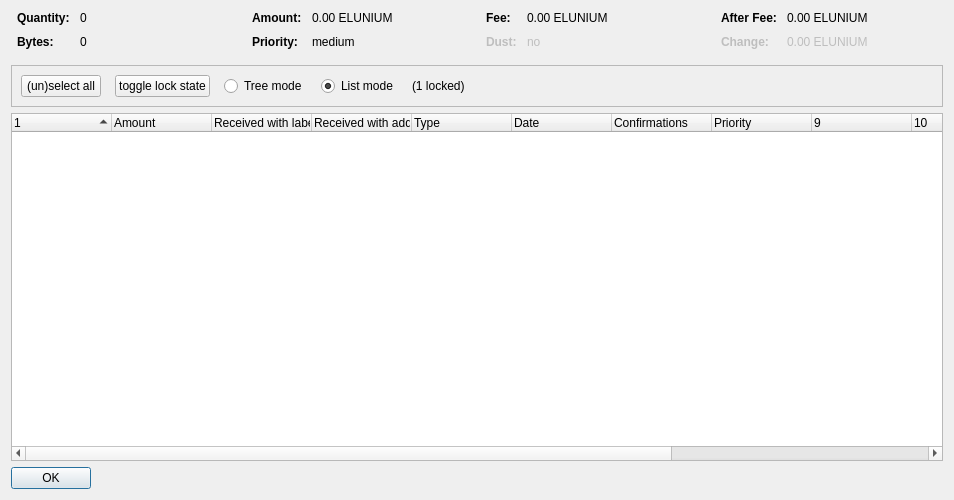
<?xml version="1.0" encoding="UTF-8"?>
<ui version="4.0">
 <class>CoinControlDialog</class>
 <widget class="QDialog" name="CoinControlDialog">
  <property name="geometry">
   <rect>
    <x>0</x>
    <y>0</y>
    <width>954</width>
    <height>500</height>
   </rect>
  </property>
  <property name="windowTitle">
   <string>Coin Selection</string>
  </property>
  <layout class="QVBoxLayout" name="verticalLayout">
   <item>
    <layout class="QHBoxLayout" name="horizontalLayoutTop" stretch="0,0,0,0">
     <property name="topMargin">
      <number>0</number>
     </property>
     <property name="bottomMargin">
      <number>10</number>
     </property>
     <item>
      <layout class="QFormLayout" name="formLayoutCoinControl1">
       <property name="horizontalSpacing">
        <number>10</number>
       </property>
       <property name="verticalSpacing">
        <number>10</number>
       </property>
       <property name="leftMargin">
        <number>6</number>
       </property>
       <property name="rightMargin">
        <number>6</number>
       </property>
       <item row="0" column="0">
        <widget class="QLabel" name="labelCoinControlQuantityText">
         <property name="font">
          <font>
           <weight>75</weight>
           <bold>true</bold>
          </font>
         </property>
         <property name="text">
          <string>Quantity:</string>
         </property>
        </widget>
       </item>
       <item row="0" column="1">
        <widget class="QLabel" name="labelCoinControlQuantity">
         <property name="cursor">
          <cursorShape>IBeamCursor</cursorShape>
         </property>
         <property name="contextMenuPolicy">
          <enum>Qt::ActionsContextMenu</enum>
         </property>
         <property name="text">
          <string notr="true">0</string>
         </property>
         <property name="textInteractionFlags">
          <set>Qt::LinksAccessibleByMouse|Qt::TextSelectableByKeyboard|Qt::TextSelectableByMouse</set>
         </property>
        </widget>
       </item>
       <item row="1" column="0">
        <widget class="QLabel" name="labelCoinControlBytesText">
         <property name="font">
          <font>
           <weight>75</weight>
           <bold>true</bold>
          </font>
         </property>
         <property name="text">
          <string>Bytes:</string>
         </property>
        </widget>
       </item>
       <item row="1" column="1">
        <widget class="QLabel" name="labelCoinControlBytes">
         <property name="cursor">
          <cursorShape>IBeamCursor</cursorShape>
         </property>
         <property name="contextMenuPolicy">
          <enum>Qt::ActionsContextMenu</enum>
         </property>
         <property name="text">
          <string notr="true">0</string>
         </property>
         <property name="textInteractionFlags">
          <set>Qt::LinksAccessibleByMouse|Qt::TextSelectableByKeyboard|Qt::TextSelectableByMouse</set>
         </property>
        </widget>
       </item>
      </layout>
     </item>
     <item>
      <layout class="QFormLayout" name="formLayoutCoinControl2">
       <property name="horizontalSpacing">
        <number>10</number>
       </property>
       <property name="verticalSpacing">
        <number>10</number>
       </property>
       <property name="leftMargin">
        <number>6</number>
       </property>
       <property name="rightMargin">
        <number>6</number>
       </property>
       <item row="0" column="0">
        <widget class="QLabel" name="labelCoinControlAmountText">
         <property name="font">
          <font>
           <weight>75</weight>
           <bold>true</bold>
          </font>
         </property>
         <property name="text">
          <string>Amount:</string>
         </property>
        </widget>
       </item>
       <item row="0" column="1">
        <widget class="QLabel" name="labelCoinControlAmount">
         <property name="cursor">
          <cursorShape>IBeamCursor</cursorShape>
         </property>
         <property name="contextMenuPolicy">
          <enum>Qt::ActionsContextMenu</enum>
         </property>
         <property name="text">
          <string notr="true">0.00 ELUNIUM</string>
         </property>
         <property name="textInteractionFlags">
          <set>Qt::LinksAccessibleByMouse|Qt::TextSelectableByKeyboard|Qt::TextSelectableByMouse</set>
         </property>
        </widget>
       </item>
       <item row="1" column="0">
        <widget class="QLabel" name="labelCoinControlPriorityText">
         <property name="font">
          <font>
           <weight>75</weight>
           <bold>true</bold>
          </font>
         </property>
         <property name="text">
          <string>Priority:</string>
         </property>
        </widget>
       </item>
       <item row="1" column="1">
        <widget class="QLabel" name="labelCoinControlPriority">
         <property name="cursor">
          <cursorShape>IBeamCursor</cursorShape>
         </property>
         <property name="contextMenuPolicy">
          <enum>Qt::ActionsContextMenu</enum>
         </property>
         <property name="text">
          <string>medium</string>
         </property>
         <property name="textInteractionFlags">
          <set>Qt::LinksAccessibleByMouse|Qt::TextSelectableByKeyboard|Qt::TextSelectableByMouse</set>
         </property>
        </widget>
       </item>
      </layout>
     </item>
     <item>
      <layout class="QFormLayout" name="formLayoutCoinControl3">
       <property name="horizontalSpacing">
        <number>10</number>
       </property>
       <property name="verticalSpacing">
        <number>10</number>
       </property>
       <property name="leftMargin">
        <number>6</number>
       </property>
       <property name="rightMargin">
        <number>6</number>
       </property>
       <item row="0" column="0">
        <widget class="QLabel" name="labelCoinControlFeeText">
         <property name="font">
          <font>
           <weight>75</weight>
           <bold>true</bold>
          </font>
         </property>
         <property name="text">
          <string>Fee:</string>
         </property>
        </widget>
       </item>
       <item row="0" column="1">
        <widget class="QLabel" name="labelCoinControlFee">
         <property name="cursor">
          <cursorShape>IBeamCursor</cursorShape>
         </property>
         <property name="contextMenuPolicy">
          <enum>Qt::ActionsContextMenu</enum>
         </property>
         <property name="text">
          <string notr="true">0.00 ELUNIUM</string>
         </property>
         <property name="textInteractionFlags">
          <set>Qt::LinksAccessibleByMouse|Qt::TextSelectableByKeyboard|Qt::TextSelectableByMouse</set>
         </property>
        </widget>
       </item>
       <item row="1" column="0">
        <widget class="QLabel" name="labelCoinControlLowOutputText">
         <property name="enabled">
          <bool>false</bool>
         </property>
         <property name="font">
          <font>
           <weight>75</weight>
           <bold>true</bold>
          </font>
         </property>
         <property name="text">
          <string>Dust:</string>
         </property>
        </widget>
       </item>
       <item row="1" column="1">
        <widget class="QLabel" name="labelCoinControlLowOutput">
         <property name="enabled">
          <bool>false</bool>
         </property>
         <property name="cursor">
          <cursorShape>IBeamCursor</cursorShape>
         </property>
         <property name="contextMenuPolicy">
          <enum>Qt::ActionsContextMenu</enum>
         </property>
         <property name="text">
          <string>no</string>
         </property>
         <property name="textInteractionFlags">
          <set>Qt::LinksAccessibleByMouse|Qt::TextSelectableByKeyboard|Qt::TextSelectableByMouse</set>
         </property>
        </widget>
       </item>
      </layout>
     </item>
     <item>
      <layout class="QFormLayout" name="formLayoutCoinControl4">
       <property name="horizontalSpacing">
        <number>10</number>
       </property>
       <property name="verticalSpacing">
        <number>10</number>
       </property>
       <property name="leftMargin">
        <number>6</number>
       </property>
       <property name="rightMargin">
        <number>6</number>
       </property>
       <item row="0" column="0">
        <widget class="QLabel" name="labelCoinControlAfterFeeText">
         <property name="font">
          <font>
           <weight>75</weight>
           <bold>true</bold>
          </font>
         </property>
         <property name="text">
          <string>After Fee:</string>
         </property>
        </widget>
       </item>
       <item row="0" column="1">
        <widget class="QLabel" name="labelCoinControlAfterFee">
         <property name="cursor">
          <cursorShape>IBeamCursor</cursorShape>
         </property>
         <property name="contextMenuPolicy">
          <enum>Qt::ActionsContextMenu</enum>
         </property>
         <property name="text">
          <string notr="true">0.00 ELUNIUM</string>
         </property>
         <property name="textInteractionFlags">
          <set>Qt::LinksAccessibleByMouse|Qt::TextSelectableByKeyboard|Qt::TextSelectableByMouse</set>
         </property>
        </widget>
       </item>
       <item row="1" column="0">
        <widget class="QLabel" name="labelCoinControlChangeText">
         <property name="enabled">
          <bool>false</bool>
         </property>
         <property name="font">
          <font>
           <weight>75</weight>
           <bold>true</bold>
          </font>
         </property>
         <property name="text">
          <string>Change:</string>
         </property>
        </widget>
       </item>
       <item row="1" column="1">
        <widget class="QLabel" name="labelCoinControlChange">
         <property name="enabled">
          <bool>false</bool>
         </property>
         <property name="cursor">
          <cursorShape>IBeamCursor</cursorShape>
         </property>
         <property name="contextMenuPolicy">
          <enum>Qt::ActionsContextMenu</enum>
         </property>
         <property name="text">
          <string notr="true">0.00 ELUNIUM</string>
         </property>
         <property name="textInteractionFlags">
          <set>Qt::LinksAccessibleByMouse|Qt::TextSelectableByKeyboard|Qt::TextSelectableByMouse</set>
         </property>
        </widget>
       </item>
      </layout>
     </item>
    </layout>
   </item>
   <item>
    <widget class="QFrame" name="frame">
     <property name="minimumSize">
      <size>
       <width>0</width>
       <height>40</height>
      </size>
     </property>
     <property name="frameShape">
      <enum>QFrame::StyledPanel</enum>
     </property>
     <property name="frameShadow">
      <enum>QFrame::Sunken</enum>
     </property>
     <layout class="QHBoxLayout" name="horizontalLayout">
      <item>
       <layout class="QHBoxLayout" name="horizontalLayoutPanel" stretch="0,0,0,0,0,0">
        <property name="spacing">
         <number>14</number>
        </property>
        <item>
         <widget class="QPushButton" name="pushButtonSelectAll">
          <property name="sizePolicy">
           <sizepolicy hsizetype="Maximum" vsizetype="Fixed">
            <horstretch>0</horstretch>
            <verstretch>0</verstretch>
           </sizepolicy>
          </property>
          <property name="text">
           <string>(un)select all</string>
          </property>
          <property name="autoDefault">
           <bool>false</bool>
          </property>
         </widget>
        </item>
        <item>
         <widget class="QPushButton" name="pushButtonToggleLock">
          <property name="sizePolicy">
           <sizepolicy hsizetype="Maximum" vsizetype="Fixed">
            <horstretch>0</horstretch>
            <verstretch>0</verstretch>
           </sizepolicy>
          </property>
          <property name="text">
           <string>toggle lock state</string>
          </property>
          <property name="autoDefault">
           <bool>false</bool>
          </property>
         </widget>
        </item>
        <item>
         <widget class="QRadioButton" name="radioTreeMode">
          <property name="sizePolicy">
           <sizepolicy hsizetype="Maximum" vsizetype="Fixed">
            <horstretch>0</horstretch>
            <verstretch>0</verstretch>
           </sizepolicy>
          </property>
          <property name="text">
           <string>Tree mode</string>
          </property>
         </widget>
        </item>
        <item>
         <widget class="QRadioButton" name="radioListMode">
          <property name="sizePolicy">
           <sizepolicy hsizetype="Maximum" vsizetype="Fixed">
            <horstretch>0</horstretch>
            <verstretch>0</verstretch>
           </sizepolicy>
          </property>
          <property name="text">
           <string>List mode</string>
          </property>
          <property name="checked">
           <bool>true</bool>
          </property>
         </widget>
        </item>
        <item>
         <widget class="QLabel" name="labelLocked">
          <property name="text">
           <string>(1 locked)</string>
          </property>
         </widget>
        </item>
        <item>
         <spacer name="horizontalSpacer">
          <property name="orientation">
           <enum>Qt::Horizontal</enum>
          </property>
          <property name="sizeHint" stdset="0">
           <size>
            <width>40</width>
            <height>20</height>
           </size>
          </property>
         </spacer>
        </item>
       </layout>
      </item>
     </layout>
    </widget>
   </item>
   <item>
    <widget class="CoinControlTreeWidget" name="treeWidget">
     <property name="contextMenuPolicy">
      <enum>Qt::CustomContextMenu</enum>
     </property>
     <property name="sortingEnabled">
      <bool>false</bool>
     </property>
     <property name="columnCount">
      <number>13</number>
     </property>
     <attribute name="headerShowSortIndicator" stdset="0">
      <bool>true</bool>
     </attribute>
     <attribute name="headerStretchLastSection">
      <bool>false</bool>
     </attribute>
     <column>
      <property name="text">
       <string/>
      </property>
     </column>
     <column>
      <property name="text">
       <string>Amount</string>
      </property>
     </column>
     <column>
      <property name="text">
       <string>Received with label</string>
      </property>
     </column>
     <column>
      <property name="text">
       <string>Received with address</string>
      </property>
     </column>
     <column>
      <property name="text">
	<string>Type</string>
      </property>
     </column>
     <column>
      <property name="text">	 
       <string>Date</string>
      </property>
     </column>
     <column>
      <property name="text">
       <string>Confirmations</string>
      </property>
      <property name="toolTip">
       <string>Confirmed</string>
      </property>
     </column>
     <column>
      <property name="text">
       <string>Priority</string>
      </property>
     </column>
     <column>
      <property name="text">
       <string/>
      </property>
     </column>
     <column>
      <property name="text">
       <string/>
      </property>
     </column>
     <column>
      <property name="text">
       <string/>
      </property>
     </column>
     <column>
      <property name="text">
       <string/>
      </property>
     </column>
     <column>
      <property name="text">
       <string/>
      </property>
     </column>
    </widget>
   </item>
   <item>
    <widget class="QDialogButtonBox" name="buttonBox">
     <property name="sizePolicy">
      <sizepolicy hsizetype="Maximum" vsizetype="Fixed">
       <horstretch>0</horstretch>
       <verstretch>0</verstretch>
      </sizepolicy>
     </property>
     <property name="orientation">
      <enum>Qt::Horizontal</enum>
     </property>
     <property name="standardButtons">
      <set>QDialogButtonBox::Ok</set>
     </property>
    </widget>
   </item>
  </layout>
 </widget>
 <customwidgets>
  <customwidget>
   <class>CoinControlTreeWidget</class>
   <extends>QTreeWidget</extends>
   <header>coincontroltreewidget.h</header>
  </customwidget>
 </customwidgets>
 <resources/>
 <connections/>
</ui>
